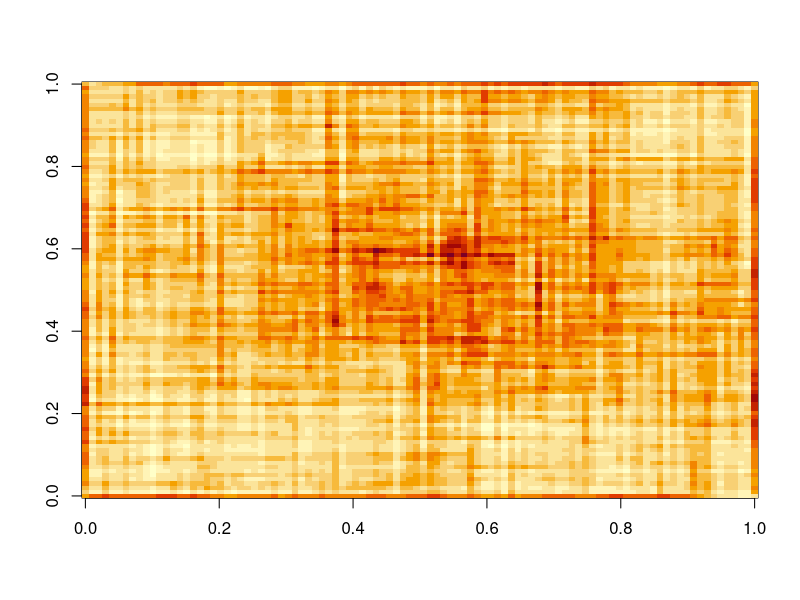
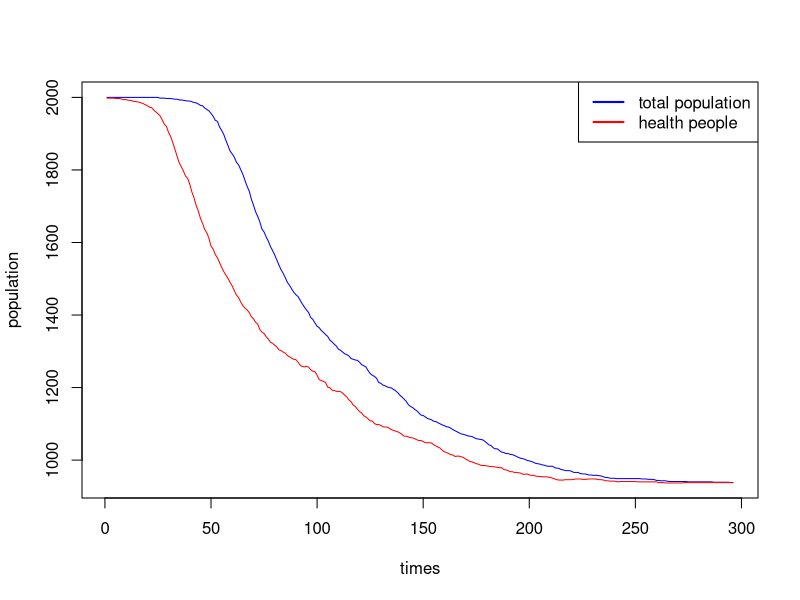
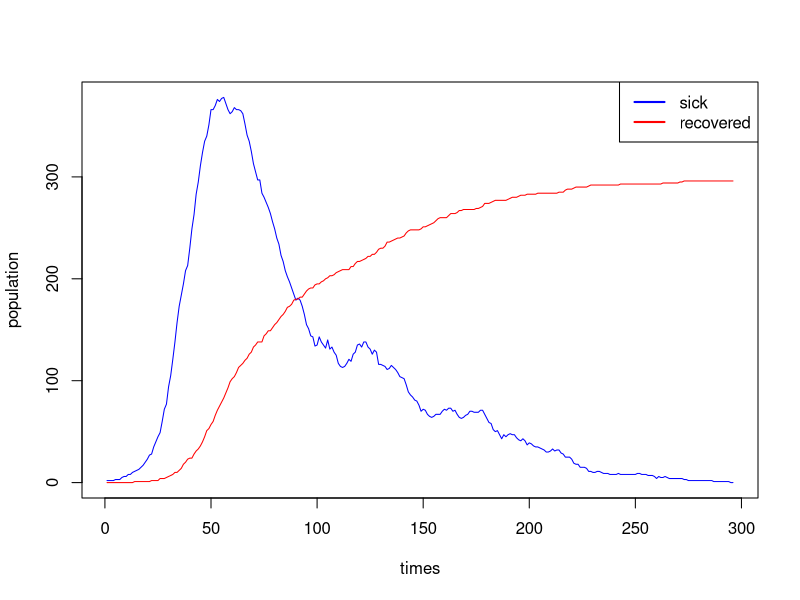
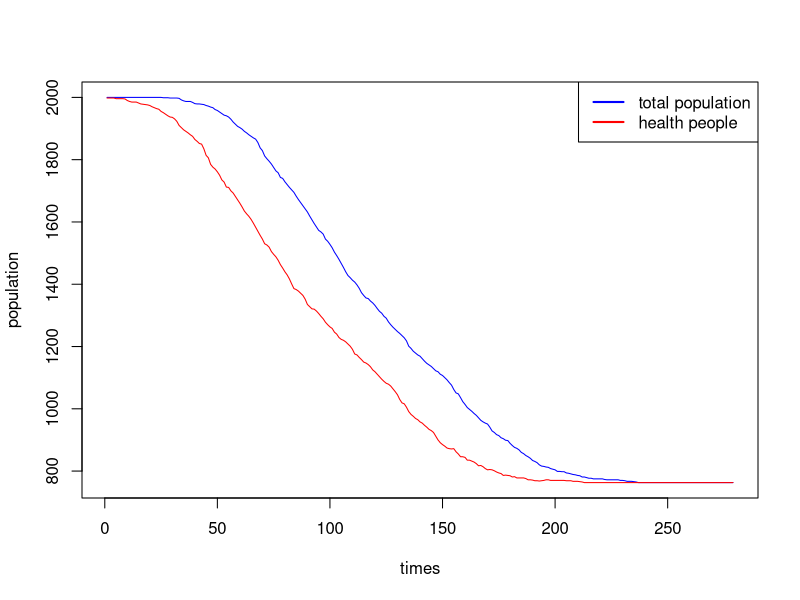
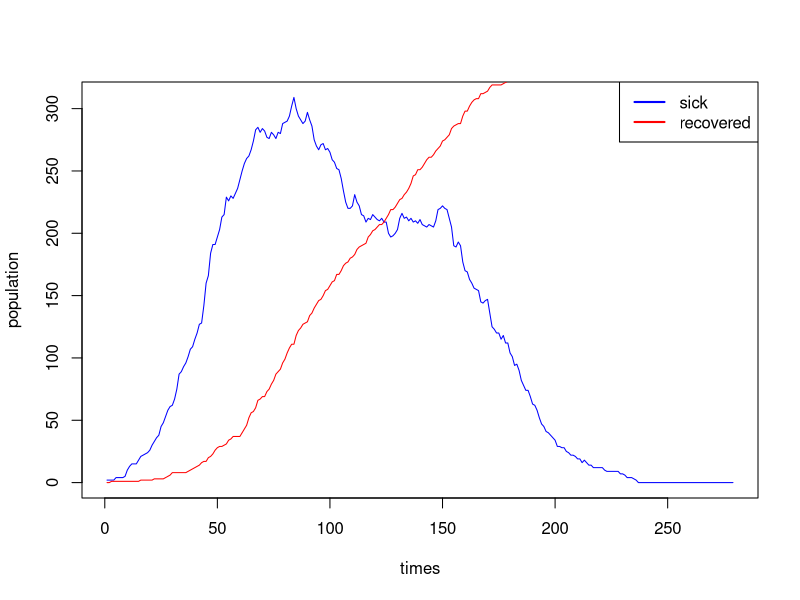
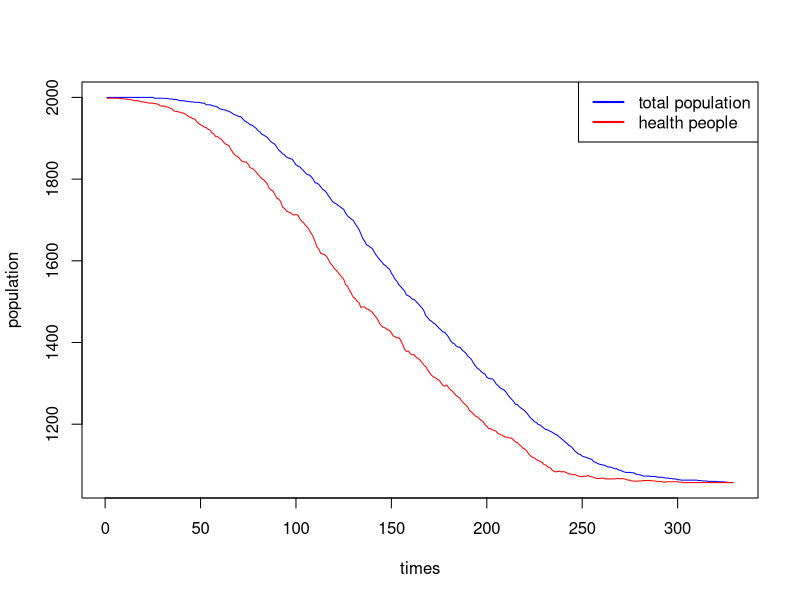
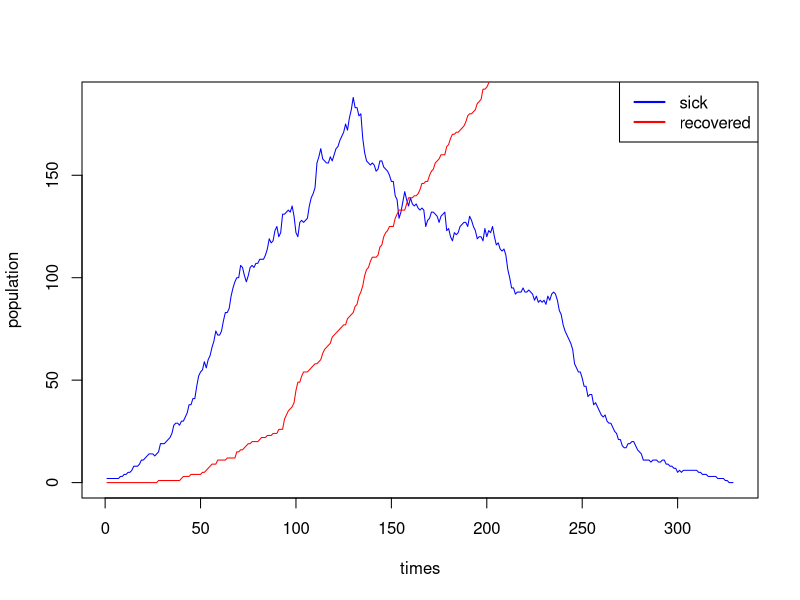
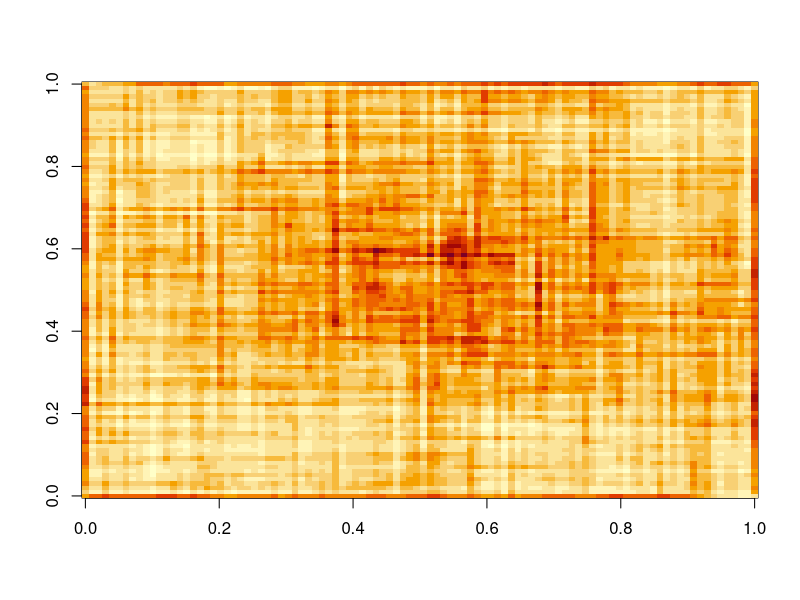

Reproduce these figures in R, in order.
a = cbind(c(41,60,59,67,61,60,62,60,62,61,56,63,64,66,62,59,65,58,59,53,54,48,45,49,50,51,54,54,56,48,49,58,52,54,54,60,54,54,50,52,55,55,59,59,57,53,49,55,59,61,60,63,64,56,53,53,51,61,53,45,46,52,47,56,48,52,53,55,57,58,56,58,59,52,55,50,56,62,63,63,59,60,61,59,59,68,63,61,57,56,53,41,37,27,22,26,19,14,14,25),
          c(31,17,15,30,18,14,21,14,17,16,8,15,14,24,18,11,21,17,26,18,26,18,11,18,16,13,17,15,23,16,16,28,13,18,20,32,23,29,22,24,22,14,25,28,26,22,17,28,33,31,29,35,38,28,22,25,22,40,32,25,26,31,17,34,19,24,21,22,22,23,18,20,25,20,27,17,14,15,15,18,13,18,25,20,18,34,19,21,19,22,37,29,36,23,14,26,21,16,17,45),
          c(40,21,20,36,25,21,32,23,25,25,17,24,25,35,31,25,34,33,44,36,39,28,24,28,27,24,27,25,28,21,21,32,21,25,27,39,33,39,32,38,38,35,38,39,37,31,22,34,34,32,26,32,30,25,19,24,16,36,25,15,17,22,13,32,17,21,15,18,20,23,17,18,25,21,27,17,16,16,16,19,14,19,26,19,18,34,19,26,24,28,44,34,43,28,20,32,28,21,24,49),
          c(49,28,29,44,33,28,39,28,30,31,27,34,36,41,38,30,36,35,38,30,34,26,29,30,26,25,28,33,35,29,25,34,23,30,29,38,33,38,25,27,36,32,38,43,41,42,33,44,43,43,37,44,40,39,32,33,28,46,30,18,16,20,12,29,15,23,20,22,26,30,24,25,33,29,38,28,25,27,27,32,25,32,35,25,30,45,27,33,26,33,51,40,44,29,17,28,27,19,22,48),
          c(44,19,21,33,23,22,28,18,20,17,12,20,22,26,29,22,31,33,35,28,32,24,28,24,17,17,15,23,23,20,20,28,18,27,24,32,27,35,22,23,29,22,23,27,31,38,25,39,43,43,35,43,38,37,30,30,28,49,34,27,26,31,23,39,22,26,25,28,34,35,30,31,36,33,34,27,18,19,19,23,17,26,29,19,23,35,21,27,20,24,47,37,37,27,22,33,31,23,25,47),
          c(43,14,17,27,19,19,29,19,21,16,11,20,22,25,30,20,29,31,38,36,36,28,36,36,30,32,28,33,32,24,27,36,27,35,31,33,27,39,24,26,33,30,33,37,30,34,21,34,36,45,35,48,37,33,29,30,28,43,25,21,20,26,18,35,23,28,24,26,29,27,24,26,29,31,31,31,24,25,24,27,21,30,32,22,26,37,25,31,25,29,55,38,38,30,25,33,33,24,31,54),
          c(44,12,15,24,17,19,26,16,20,15,10,15,18,21,20,12,20,27,27,21,24,19,22,24,18,19,17,24,23,19,20,30,19,28,23,29,25,37,22,24,32,27,28,37,29,32,19,29,36,38,27,39,32,27,20,24,27,40,23,18,16,21,13,32,21,24,17,19,23,22,20,22,28,28,29,22,14,15,15,18,10,20,22,13,21,31,18,23,17,21,46,28,29,18,12,19,21,11,17,47),
          c(51,21,23,32,24,23,30,20,23,15,10,15,22,22,26,21,24,34,37,32,25,20,23,25,22,24,22,29,27,22,20,29,19,26,22,26,24,34,18,21,25,21,23,25,22,25,14,22,34,40,31,48,39,32,28,34,37,54,43,37,33,37,27,47,38,42,36,36,36,32,31,33,40,31,37,30,22,20,17,22,17,27,30,21,28,33,20,27,21,28,53,39,41,30,24,31,33,22,23,52),
          c(57,25,32,38,31,29,37,28,34,26,18,22,30,21,23,20,25,33,31,29,26,21,22,23,19,19,17,25,26,22,21,33,17,25,24,28,26,37,23,27,31,30,30,34,30,29,17,25,30,39,26,45,41,32,25,27,30,44,30,24,23,30,23,36,27,32,26,33,32,26,27,29,35,28,35,28,22,22,22,29,22,32,35,25,34,41,29,38,31,38,52,37,37,22,17,23,25,18,20,54),
          c(58,23,32,34,26,26,35,24,31,29,22,28,42,32,33,31,34,41,32,33,30,26,27,28,28,30,29,37,38,34,29,38,26,30,28,31,29,37,24,29,30,27,29,35,34,38,26,34,41,50,35,51,47,35,28,30,30,43,33,25,22,27,16,27,19,27,21,26,29,22,25,27,31,26,35,30,24,25,25,35,25,34,39,26,26,33,19,28,20,27,38,34,38,25,19,24,25,19,19,54),
          c(56,18,27,27,20,19,29,16,21,18,9,15,29,19,18,16,22,28,22,26,23,20,22,23,21,19,18,25,24,24,25,34,26,26,28,29,30,36,25,32,31,32,35,41,39,37,24,32,41,50,35,55,55,42,37,36,37,48,28,19,19,25,18,31,24,31,23,30,30,23,21,24,27,21,30,25,16,17,17,28,16,26,33,19,26,31,18,28,21,29,34,31,36,24,18,25,25,23,21,55),
          c(55,19,28,29,25,24,31,20,22,17,11,17,29,20,20,13,21,24,17,21,19,15,17,17,16,17,13,19,20,20,20,25,15,16,23,24,22,27,16,22,20,19,20,27,25,23,12,24,30,35,20,38,34,25,21,22,19,41,31,21,21,30,14,27,17,28,20,22,25,22,23,27,28,23,33,31,22,23,23,31,20,30,38,25,32,36,23,31,24,30,34,34,38,24,19,26,26,20,18,55),
          c(53,17,26,26,24,21,25,16,19,18,10,14,25,16,14,10,20,25,19,25,26,18,19,18,18,19,15,21,22,23,21,29,18,16,20,24,21,26,15,21,19,20,22,27,26,22,12,22,27,34,15,35,31,28,22,23,21,38,29,16,10,25,10,24,15,25,17,20,25,21,20,23,27,24,37,26,18,21,19,29,25,32,39,29,34,41,24,34,27,37,38,35,39,22,19,26,27,24,22,61),
          c(63,31,43,37,43,35,39,27,31,27,20,25,31,23,18,12,22,28,17,22,28,23,23,21,20,21,17,22,21,20,20,30,17,16,19,23,22,29,20,25,23,23,26,32,30,24,12,22,29,31,12,33,30,28,21,19,18,30,30,17,14,29,15,25,16,26,22,25,27,24,20,24,30,29,49,34,27,29,19,26,19,26,30,21,22,32,16,26,18,27,28,27,34,18,13,18,23,19,15,59),
          c(56,12,27,19,31,19,28,14,23,21,15,21,29,29,25,20,29,35,28,28,32,26,21,20,20,25,20,27,29,29,31,39,23,22,26,31,28,33,21,27,25,28,30,33,32,35,24,35,40,42,31,51,47,45,38,44,40,47,48,36,33,50,32,43,31,33,29,31,34,31,24,28,32,30,49,30,22,29,24,30,23,30,32,22,23,35,21,33,26,40,43,39,46,30,26,30,39,29,25,64),
          c(62,25,41,31,42,30,41,27,33,29,24,30,39,35,30,26,36,40,28,28,36,30,31,29,27,34,26,33,34,24,21,32,19,17,24,30,24,31,20,25,28,30,32,37,33,38,17,26,28,35,18,46,40,37,28,33,24,29,30,17,14,31,12,23,17,22,16,20,28,21,17,18,22,24,39,21,13,22,15,21,16,24,30,22,23,33,17,30,21,34,32,30,38,22,21,21,36,25,23,66),
          c(63,28,41,28,35,20,33,19,25,23,17,21,32,27,24,21,32,36,22,20,28,23,22,18,17,25,18,25,26,22,25,37,20,18,19,24,20,25,12,17,17,19,21,25,21,31,20,31,33,39,20,45,36,36,26,34,21,30,26,10,7,27,11,24,20,25,16,18,26,18,13,14,16,19,37,19,12,19,12,18,13,20,25,17,18,27,13,26,17,30,28,28,36,22,20,20,33,21,19,68),
          c(57,19,33,19,23,10,26,12,18,18,11,14,23,18,15,11,22,27,14,14,22,19,20,13,12,20,12,23,23,19,26,37,19,26,22,30,26,32,19,22,24,22,29,29,25,31,13,28,26,29,8,36,24,25,15,21,10,21,23,7,4,22,4,17,12,18,11,16,22,19,19,19,21,22,42,24,16,27,20,27,23,30,35,28,33,39,27,41,31,43,41,49,57,44,37,40,54,38,33,75),
          c(57,22,37,25,28,15,28,13,19,22,16,21,29,25,22,18,30,37,26,25,33,32,31,23,22,30,20,31,29,26,35,39,23,25,26,32,27,32,20,23,24,25,33,38,34,43,24,38,40,41,22,54,42,40,29,38,25,37,37,24,25,38,19,31,24,30,26,32,36,28,32,35,41,36,52,31,25,38,28,38,33,38,42,31,38,46,31,46,35,47,40,44,52,36,29,34,45,35,33,71),
          c(60,29,47,34,40,29,44,30,36,36,24,27,37,32,31,27,42,43,29,26,36,34,34,25,25,33,25,39,38,29,38,36,26,28,32,35,28,33,23,24,27,27,32,31,31,35,15,27,34,39,22,54,43,42,35,38,24,31,35,22,17,37,22,37,29,38,38,42,35,20,20,22,33,30,48,28,23,35,26,37,25,27,34,24,29,35,20,35,25,37,34,39,47,31,25,32,40,29,34,68),
          c(53,16,32,18,18,7,24,9,14,19,10,14,28,23,23,17,33,32,19,17,29,21,21,15,14,19,12,24,23,21,27,24,17,17,20,23,20,26,16,18,17,19,27,31,25,32,15,26,32,36,14,45,30,33,25,33,21,30,32,14,6,27,15,31,12,20,18,26,25,13,13,13,23,20,34,18,13,25,19,33,18,20,30,19,23,34,18,37,24,31,26,27,39,21,15,23,29,20,24,62),
          c(54,20,40,31,28,15,32,20,23,26,15,15,28,25,24,16,33,31,18,16,29,21,23,15,15,22,17,30,29,22,24,21,14,14,19,22,19,27,14,18,17,18,25,26,21,26,10,19,27,35,15,47,30,39,28,29,21,30,35,20,13,36,27,44,23,32,32,41,39,29,29,29,37,30,45,28,20,30,23,38,22,23,31,23,27,38,21,43,26,35,30,30,45,29,23,31,37,26,28,72),
          c(72,37,56,45,45,35,45,36,43,48,35,34,45,43,40,34,48,46,34,33,44,36,39,30,31,45,40,49,47,48,50,48,40,39,44,47,41,43,29,30,30,29,33,35,32,36,23,29,39,46,24,58,42,47,37,40,34,42,51,35,27,45,31,44,27,32,30,40,40,29,28,28,40,31,47,30,24,41,38,49,32,30,38,29,33,44,28,48,33,40,37,38,52,32,24,32,37,26,24,74),
          c(66,9,31,23,24,14,18,9,16,21,11,10,21,19,16,14,26,27,18,14,27,22,20,13,11,27,19,26,25,37,33,34,25,25,29,35,40,46,33,33,32,35,36,34,38,41,29,37,45,51,23,50,40,46,39,38,36,36,45,30,28,46,34,42,28,34,32,41,36,28,25,27,40,30,47,29,27,42,43,56,38,33,38,30,35,43,25,49,36,44,41,43,57,42,35,42,44,35,30,78),
          c(70,14,37,27,27,18,20,13,19,25,11,12,28,25,20,18,28,29,24,17,32,25,28,17,16,32,25,32,26,29,25,28,20,20,24,31,33,33,21,21,20,25,24,20,25,29,16,26,33,44,20,46,37,45,43,43,42,44,50,38,35,45,32,44,29,31,26,34,30,22,18,16,30,25,39,26,20,30,33,42,24,26,36,27,31,40,24,51,35,45,44,48,58,44,33,43,44,39,33,79),
          c(72,19,45,32,33,24,27,19,23,32,18,19,32,29,24,23,29,35,26,19,33,29,31,16,15,28,23,30,26,31,29,32,22,23,26,31,37,40,31,30,29,35,34,27,32,35,22,31,38,52,26,51,46,43,40,42,38,44,46,38,40,53,47,61,44,46,41,53,53,41,40,41,45,43,45,35,29,35,39,53,35,32,40,29,37,49,36,56,37,40,35,41,49,41,25,39,34,29,23,72),
          c(73,21,48,31,34,26,29,21,25,34,19,20,32,30,27,26,34,44,36,28,46,45,46,32,34,48,46,49,46,51,50,48,40,38,41,40,45,49,36,36,39,39,47,45,44,50,36,39,53,61,30,56,59,42,33,36,36,36,39,25,35,45,38,52,47,50,44,57,63,47,42,45,48,49,51,49,33,40,42,49,32,30,37,27,30,38,23,42,23,30,26,30,35,34,18,33,24,23,18,69),
          c(69,18,47,29,36,28,33,28,33,42,27,30,41,38,37,32,36,47,47,39,58,48,49,34,30,47,49,50,43,42,41,38,34,38,45,38,45,47,33,32,32,31,41,37,33,37,20,24,42,56,34,53,64,48,38,44,44,41,45,34,40,47,32,34,29,35,28,42,47,37,35,38,43,42,37,40,25,34,40,46,25,21,30,22,29,36,24,43,24,29,28,36,42,43,28,43,33,32,26,74),
          c(67,28,51,32,39,25,30,26,28,39,30,30,39,37,40,36,40,42,41,27,50,36,44,30,28,44,40,37,34,35,40,34,29,34,40,30,42,43,32,31,29,27,37,37,33,38,26,27,45,58,33,49,59,47,36,44,48,41,34,27,32,50,39,42,40,42,29,43,53,45,38,37,43,45,45,49,32,42,46,51,39,31,39,31,37,44,30,48,31,34,32,41,43,43,24,39,30,34,28,70),
          c(54,13,36,15,29,13,19,14,15,21,11,10,16,16,19,16,22,26,24,11,34,23,33,25,25,35,32,30,29,28,33,28,28,39,36,24,32,36,27,30,27,25,36,36,28,33,26,26,45,53,23,50,56,41,35,38,55,45,42,33,32,54,36,39,34,33,24,42,51,41,33,29,36,39,37,40,23,38,49,49,39,34,41,31,40,48,33,45,26,32,34,48,47,47,27,42,35,39,33,71),
          c(58,28,48,30,41,24,30,24,28,35,29,24,30,29,31,30,38,41,36,27,49,33,34,25,19,30,31,30,26,30,37,31,31,45,36,32,38,38,30,34,38,35,44,46,34,33,24,20,35,45,20,46,48,27,22,23,42,30,30,26,25,49,30,32,31,30,17,37,43,28,24,23,30,32,27,33,16,31,35,33,24,22,34,25,32,46,29,43,27,32,33,48,43,42,28,43,33,39,33,67),
          c(54,23,38,23,40,25,32,26,30,34,24,24,32,31,34,34,41,42,44,35,56,38,40,27,26,35,37,42,38,43,44,41,42,56,45,37,46,42,33,28,30,21,29,39,27,30,25,25,39,51,28,49,51,35,33,33,54,43,50,38,34,61,51,58,51,58,44,62,74,60,48,44,52,60,44,48,33,48,45,46,35,28,42,27,29,43,24,39,33,36,34,50,44,44,28,44,27,33,25,57),
          c(50,15,31,13,34,14,20,14,18,24,17,18,26,24,24,25,29,26,29,18,37,25,29,21,22,27,26,33,27,26,30,24,26,40,31,24,35,32,29,23,26,19,24,33,21,24,19,25,43,51,34,47,49,39,49,48,69,62,58,48,42,59,56,58,45,51,38,55,53,46,36,36,41,45,31,42,24,40,41,43,33,29,45,35,37,43,22,36,28,34,32,43,43,44,27,47,31,39,31,58),
          c(47,12,31,14,39,18,23,19,24,32,24,25,34,30,29,31,34,32,30,25,48,30,34,19,19,25,27,31,29,32,38,34,33,48,40,31,41,45,41,39,44,31,39,39,29,31,30,37,41,45,24,45,47,38,43,33,47,48,43,35,23,40,43,45,35,38,26,46,41,43,34,39,41,44,35,36,19,37,38,38,29,27,41,27,32,38,21,30,22,27,27,32,37,40,20,39,24,29,23,54),
          c(53,23,41,23,51,32,33,26,28,35,26,26,34,35,32,34,35,33,33,32,55,35,43,25,24,33,36,43,39,37,44,36,36,52,52,36,44,46,34,33,43,30,42,40,36,40,33,44,44,52,32,53,54,49,56,44,57,65,63,63,45,52,52,55,47,50,47,54,50,53,41,52,51,58,48,45,30,50,56,53,45,41,61,44,48,50,45,55,46,51,52,59,57,59,37,52,36,44,35,57),
          c(49,8,29,12,39,21,26,19,19,27,20,22,30,32,28,32,33,30,31,30,51,32,38,30,32,34,36,40,32,36,47,33,36,48,55,37,47,48,39,38,41,30,38,32,27,27,25,39,37,36,17,38,37,34,41,29,45,59,56,50,34,40,47,54,38,37,35,44,38,45,27,44,34,40,34,36,24,39,40,35,25,23,44,29,34,35,27,37,28,36,33,47,43,46,25,46,31,44,35,56),
          c(49,13,33,16,43,23,26,21,22,28,20,20,28,35,34,38,40,40,37,35,54,39,40,35,33,36,41,44,32,35,43,30,33,44,54,33,46,43,33,27,33,34,43,39,35,33,32,48,41,47,33,54,51,45,51,41,56,61,55,43,30,39,45,53,41,48,47,58,47,55,41,59,51,53,48,52,44,51,51,48,35,25,49,36,36,36,25,34,26,33,28,37,32,38,24,43,30,43,32,52),
          c(51,19,39,22,49,28,38,32,34,38,30,28,36,37,36,42,46,45,39,32,53,40,40,41,38,43,48,51,36,41,53,48,44,49,54,34,47,48,46,39,46,42,52,56,51,53,53,71,61,64,45,70,67,60,68,55,76,72,70,71,62,62,70,69,51,58,47,62,56,58,40,56,54,61,56,55,41,45,49,46,36,29,44,32,33,36,27,40,32,42,40,49,42,38,25,40,32,45,31,55),
          c(57,27,46,30,57,33,42,38,37,40,35,33,38,40,37,43,50,49,46,39,58,47,45,40,34,40,56,58,51,54,62,49,40,46,61,44,60,62,59,56,66,57,67,60,53,48,41,61,44,50,38,64,64,68,76,59,72,76,74,63,47,51,60,52,36,49,40,56,47,55,40,56,50,44,36,35,29,39,36,34,25,23,41,36,35,39,30,43,34,43,41,49,48,44,32,48,39,54,40,62),
          c(54,17,32,17,43,18,28,22,22,22,23,17,24,28,24,27,36,33,30,22,39,33,30,28,29,30,50,41,34,36,40,42,32,36,46,26,39,49,34,22,43,33,42,42,38,36,35,60,55,54,39,60,49,49,50,28,39,50,48,44,35,33,52,51,33,51,41,63,53,61,50,61,58,55,51,50,40,59,53,51,40,35,48,41,37,37,28,44,32,42,34,41,46,40,26,44,33,49,33,62),
          c(51,18,34,19,41,22,33,27,23,24,24,18,24,30,26,29,38,37,35,25,44,37,35,32,37,35,53,55,51,50,53,56,40,47,56,33,44,54,40,28,45,37,49,48,47,46,47,60,56,58,42,64,49,49,54,44,55,65,64,42,37,33,59,64,43,58,44,62,45,52,35,50,58,52,49,50,47,64,59,58,46,44,61,54,49,49,40,59,45,51,40,55,59,53,43,52,36,54,45,69),
          c(50,19,35,19,36,24,32,27,24,27,28,23,30,38,31,35,50,48,47,37,61,50,48,39,45,45,55,53,44,45,50,57,39,50,54,37,50,71,57,34,46,38,54,44,43,41,40,54,51,58,33,61,43,46,50,40,52,68,64,51,46,36,53,46,34,51,40,70,47,55,40,57,62,55,53,59,53,59,58,62,45,46,51,49,43,40,30,52,34,41,34,44,42,41,36,45,29,39,34,59),
          c(52,19,39,22,36,25,32,26,24,25,28,24,30,38,27,32,42,40,40,27,54,37,38,29,33,36,52,48,40,40,43,62,47,57,53,43,58,78,55,42,53,45,63,56,57,58,61,70,65,69,43,71,57,55,59,59,64,70,58,51,50,37,50,44,34,47,35,64,36,45,26,43,39,36,40,43,41,44,44,42,26,29,30,30,23,24,13,40,22,27,21,30,30,30,26,32,18,31,33,60),
          c(58,28,52,31,46,33,44,36,30,33,35,33,37,43,37,38,46,39,42,30,48,32,35,24,30,30,47,38,35,33,33,47,33,49,50,40,56,75,49,36,51,40,64,53,56,57,54,58,56,65,46,64,61,54,52,45,52,67,56,58,53,45,55,52,43,56,44,71,44,57,38,57,56,53,55,63,47,50,54,52,38,34,35,35,34,32,22,51,31,38,34,50,53,55,57,57,43,54,52,68),
          c(58,24,46,28,43,31,44,35,32,37,38,31,35,44,39,40,49,49,44,39,60,47,46,35,44,47,61,49,56,50,50,62,48,60,57,45,58,67,46,36,51,38,54,36,35,39,40,48,46,49,35,60,55,59,51,45,55,66,49,58,56,40,48,39,26,32,28,53,26,45,30,52,46,45,49,53,39,45,60,50,44,43,44,44,45,49,42,66,49,53,48,65,48,43,51,46,34,38,40,61),
          c(64,32,54,34,41,26,42,31,24,34,34,26,29,37,33,31,41,42,39,33,58,40,37,27,33,34,53,38,45,37,44,46,33,40,39,26,45,56,41,42,54,44,61,53,58,63,60,65,59,55,44,65,48,56,49,49,53,61,39,45,51,42,54,57,43,51,42,72,44,60,34,47,37,38,44,48,33,46,62,46,44,34,39,35,28,37,22,45,33,38,37,56,44,41,51,46,42,42,46,60),
          c(61,26,49,29,34,16,34,23,16,26,27,18,22,27,24,22,28,27,22,19,44,24,24,20,28,28,47,35,46,37,41,48,40,48,50,31,48,57,39,47,57,52,62,61,55,51,52,53,59,58,52,64,43,56,48,43,50,66,45,49,60,55,59,61,54,58,54,79,44,61,39,59,42,50,52,53,30,44,66,59,51,44,52,46,36,43,32,49,39,41,40,54,48,42,48,42,36,25,35,54),
          c(54,21,47,27,32,14,35,22,18,30,27,19,26,30,31,27,37,38,27,20,42,21,22,21,31,32,50,43,50,41,44,46,38,48,47,36,53,60,41,45,56,55,62,58,57,51,60,53,61,52,52,59,40,55,50,51,51,65,46,52,58,51,58,58,41,43,37,70,35,52,28,48,36,40,42,50,30,44,54,39,32,29,33,27,23,31,20,35,31,36,37,48,49,50,54,55,52,43,54,66),
          c(51,23,48,30,36,15,40,27,27,38,32,22,28,31,32,25,36,37,29,27,47,27,29,24,33,27,45,37,44,33,37,42,41,49,42,34,47,53,28,36,48,51,58,62,69,54,50,43,58,51,52,53,44,57,49,47,51,53,38,46,47,39,47,49,31,36,30,64,27,46,23,37,27,31,34,44,23,42,51,30,22,24,32,28,20,30,18,30,28,29,28,42,36,37,37,39,36,21,33,56),
          c(50,18,42,32,42,20,43,29,26,33,28,19,24,30,32,27,38,41,32,32,57,37,41,35,40,40,67,55,62,50,49,55,55,55,54,42,61,63,37,38,56,52,63,63,62,49,42,49,59,45,44,53,43,59,58,65,70,76,56,56,47,45,51,52,36,39,32,73,33,51,36,50,42,48,52,68,46,56,63,47,34,32,34,30,22,32,18,31,32,25,26,42,32,35,37,38,32,18,28,57),
          c(48,19,40,28,36,13,40,28,28,43,37,25,29,34,36,30,32,38,24,19,46,26,33,24,27,30,48,34,42,37,39,45,50,44,46,34,49,59,38,40,64,62,74,74,68,53,46,56,60,48,48,53,41,53,50,51,55,67,55,63,59,52,58,57,40,42,33,79,42,59,45,61,52,59,51,66,52,56,65,54,38,41,39,39,31,39,26,38,40,35,34,47,39,43,45,45,41,27,32,63),
          c(46,19,37,30,38,17,44,29,27,41,36,26,29,32,33,29,33,43,31,23,52,34,44,35,36,43,62,53,62,51,49,51,58,57,54,43,58,58,35,43,56,62,65,74,60,51,37,43,54,42,51,58,43,61,63,57,65,69,59,66,63,54,58,58,43,54,41,80,44,62,38,53,46,55,46,65,53,60,70,61,48,49,49,50,38,44,31,44,48,39,41,63,57,60,59,56,53,35,38,66),
          c(47,20,34,26,33,13,38,24,26,44,33,24,30,40,39,35,35,51,33,29,55,33,38,30,32,36,53,41,47,34,32,33,46,40,44,39,48,57,32,42,48,56,43,60,41,45,30,30,41,36,39,42,24,49,44,44,56,54,42,39,41,42,45,39,25,36,22,55,22,43,24,39,29,44,26,49,42,48,49,40,33,37,38,39,27,34,21,32,37,32,31,46,33,37,35,37,45,29,30,63),
          c(49,23,41,33,39,26,54,45,44,56,41,35,39,49,45,43,41,60,36,30,59,40,39,34,37,40,50,39,50,40,38,35,45,39,42,43,50,60,35,47,53,56,42,51,35,38,32,28,40,38,33,44,28,51,48,57,64,54,47,48,48,53,54,54,39,51,37,75,45,61,42,50,37,50,45,67,52,54,52,48,45,45,47,47,33,39,27,37,34,30,30,48,40,46,43,46,49,30,33,73),
          c(48,20,38,27,28,14,41,33,27,38,26,18,20,32,28,27,23,42,23,18,46,27,28,26,31,33,42,29,46,30,35,36,44,43,41,30,39,57,25,35,50,61,43,53,41,45,36,39,48,51,40,49,29,51,48,56,58,52,46,50,50,54,57,56,36,49,33,69,40,58,42,52,38,42,36,54,42,47,40,41,33,32,37,32,20,27,16,27,26,26,24,42,38,40,34,39,42,29,30,74),
          c(48,15,35,26,29,14,40,39,33,45,38,28,32,35,32,33,23,40,22,17,41,22,23,23,29,34,40,36,44,25,32,27,30,39,41,33,50,57,29,40,52,61,51,64,57,62,56,55,55,54,43,53,35,58,63,68,83,68,59,54,55,60,61,61,32,45,27,66,39,52,33,47,31,41,36,60,42,48,40,42,29,29,29,27,21,26,17,27,24,28,22,37,31,35,31,39,36,25,18,65),
          c(53,18,40,31,34,18,40,38,35,40,38,29,33,39,40,43,32,46,32,25,49,27,28,27,26,32,39,40,50,40,51,46,53,57,50,43,63,70,46,58,69,68,68,75,57,58,60,65,59,63,57,74,52,73,82,70,78,64,58,54,64,71,68,72,36,46,29,66,34,50,35,51,39,47,32,61,43,46,41,43,30,31,29,31,22,25,18,27,25,33,23,35,31,35,29,41,30,20,11,63),
          c(58,21,44,42,45,28,45,41,45,49,44,31,34,38,42,49,36,52,40,31,55,39,37,35,36,40,45,46,60,42,50,42,45,52,45,36,50,65,35,47,67,61,54,67,43,43,37,52,32,37,29,46,27,54,72,58,65,56,54,45,59,57,50,58,32,38,25,55,33,50,34,50,36,50,42,69,45,45,42,52,41,42,38,43,38,38,30,37,32,42,32,40,39,43,37,51,43,36,29,69),
          c(62,23,41,38,38,20,37,29,35,43,44,33,35,39,36,48,28,49,35,29,49,32,30,32,34,40,44,44,53,39,56,45,50,53,46,41,50,62,31,41,56,44,48,76,57,56,52,68,65,73,65,87,60,82,92,75,85,73,78,65,78,76,71,73,47,50,35,64,48,58,47,57,42,54,41,67,45,48,46,58,48,48,43,46,40,40,32,44,42,53,51,53,45,59,54,65,49,34,25,61),
          c(64,22,40,41,45,26,45,33,41,51,53,41,41,39,38,48,26,49,39,30,50,33,27,26,27,33,44,39,50,34,55,41,53,58,60,55,66,81,50,59,75,65,76,86,79,72,68,65,64,65,46,70,45,71,74,68,74,57,66,44,54,44,48,44,38,52,41,58,43,50,42,48,32,45,30,61,44,42,45,50,43,43,34,39,40,36,25,37,35,45,40,47,40,60,47,62,52,32,25,56),
          c(63,17,33,39,42,21,38,28,32,40,41,28,35,30,30,46,34,59,41,32,53,39,39,42,37,40,48,38,51,30,53,38,45,46,45,34,42,63,34,46,62,49,53,60,50,50,45,49,54,62,45,73,42,72,80,80,75,62,73,52,54,43,51,42,40,47,31,50,36,43,41,48,40,53,39,65,46,42,47,44,42,44,36,40,38,39,30,36,37,49,48,51,44,64,43,53,46,25,19,52),
          c(63,14,32,37,38,15,28,20,27,32,31,19,26,24,20,37,25,51,27,17,38,25,28,28,25,32,41,30,43,27,45,35,44,40,43,38,48,70,39,49,53,45,43,48,47,47,40,39,45,52,35,56,29,60,72,75,65,61,71,56,62,60,65,56,51,61,41,49,33,36,33,40,31,42,39,62,49,52,48,46,42,42,34,37,37,35,24,26,30,38,36,37,33,55,35,53,49,27,22,53),
          c(64,13,31,34,38,19,32,24,30,35,34,21,28,26,21,39,26,51,26,26,44,25,25,28,26,35,39,29,47,27,47,38,42,37,33,25,34,58,30,34,40,43,42,48,54,53,45,44,44,44,28,45,20,39,63,76,68,54,75,62,68,63,58,57,51,65,46,59,51,53,50,61,53,58,49,74,62,75,55,62,55,54,46,51,49,42,34,42,44,51,47,55,52,62,47,60,56,34,31,58),
          c(68,25,42,45,50,33,46,40,42,42,40,27,33,33,27,43,32,57,32,24,48,37,43,43,37,43,48,41,53,35,48,37,40,34,33,27,36,64,37,39,41,37,40,47,48,46,53,56,56,52,40,57,39,57,61,58,52,29,57,38,48,46,41,45,38,52,38,47,38,41,40,43,31,34,34,59,44,45,31,40,39,33,29,30,28,25,18,19,26,30,24,33,29,30,31,42,40,21,17,54),
          c(60,16,30,35,37,16,29,21,27,33,31,18,24,22,17,32,18,38,20,16,42,31,32,31,23,28,38,34,45,39,54,42,46,40,44,38,55,81,56,63,68,62,67,62,58,55,59,51,48,58,41,56,31,51,58,64,62,36,68,43,55,47,39,42,32,48,36,48,43,48,46,50,44,42,45,66,50,51,37,49,47,37,36,37,37,33,29,31,37,39,36,45,43,45,45,52,47,29,23,57),
          c(65,22,39,47,56,26,38,38,41,47,47,32,37,34,26,43,28,45,27,23,44,34,41,41,30,30,39,37,51,46,63,47,45,37,40,36,47,68,39,49,48,44,56,47,46,43,45,40,30,39,25,43,23,44,50,49,54,33,66,36,50,46,38,47,37,53,45,50,44,42,39,48,31,35,37,64,49,47,27,39,40,27,22,25,29,30,23,27,32,31,30,37,32,34,40,45,42,22,15,52),
          c(62,15,30,35,46,15,27,28,33,40,40,26,34,34,29,45,23,42,24,20,38,32,36,36,26,30,34,34,51,38,44,39,36,31,35,30,45,66,41,49,52,41,54,39,38,38,44,39,34,37,28,43,26,48,46,42,48,29,55,34,49,46,41,53,43,60,53,61,50,52,44,56,25,30,24,57,42,41,28,40,43,30,27,27,30,29,24,26,34,31,29,38,30,34,43,49,44,27,20,54),
          c(65,22,37,40,54,23,41,40,43,55,48,33,44,45,37,56,33,53,31,26,46,39,39,39,25,28,34,34,54,37,44,43,37,33,35,32,47,56,29,37,42,36,47,39,45,42,45,33,36,39,26,38,14,36,32,37,43,26,57,39,44,46,35,38,32,51,34,42,36,44,41,66,39,43,34,68,41,37,28,38,36,25,20,20,26,25,18,19,25,28,23,32,22,28,34,40,34,19,12,50),
          c(57,5,20,20,37,4,17,17,21,32,25,11,19,26,13,26,7,25,8,8,26,20,26,33,22,28,30,32,51,31,42,43,38,33,36,34,53,65,43,51,51,52,63,42,48,46,52,42,41,43,32,48,32,50,50,49,65,39,62,43,44,45,36,36,32,46,29,36,33,36,29,53,25,31,22,63,43,44,30,35,39,28,27,27,34,32,21,24,30,32,31,40,30,32,35,39,36,23,15,55),
          c(68,27,37,42,58,25,38,42,47,52,45,35,43,51,44,52,38,56,38,35,54,49,57,65,52,56,60,60,70,51,59,58,55,50,50,42,51,54,40,47,49,55,65,50,69,63,69,57,57,54,41,53,38,48,47,35,51,31,57,45,48,49,47,49,47,63,51,46,39,43,37,61,39,42,27,66,46,46,30,35,42,29,25,24,31,27,15,23,29,29,27,37,28,31,33,37,35,24,19,60),
          c(63,21,26,32,42,14,22,24,34,32,26,16,22,22,19,23,13,34,17,14,28,23,28,46,30,32,36,34,41,35,45,41,34,40,42,38,58,66,47,57,59,53,54,36,51,42,56,46,46,45,34,40,28,32,38,26,46,27,51,41,39,26,27,29,29,45,30,35,32,35,26,46,25,30,21,56,35,34,19,26,36,26,25,25,32,32,22,31,41,34,29,38,28,31,30,35,31,21,15,59),
          c(56,16,21,29,37,11,21,23,33,31,27,19,26,27,25,31,21,41,23,22,37,34,36,51,38,45,45,38,49,41,52,49,40,38,41,34,51,55,29,42,45,44,55,43,59,44,54,43,40,40,30,46,39,38,41,25,45,30,54,44,42,27,32,35,33,44,28,33,33,29,21,41,28,31,22,59,45,42,27,35,43,29,29,27,29,26,16,25,38,30,27,40,31,32,31,39,37,25,19,64),
          c(55,18,23,29,39,14,22,25,36,35,30,22,25,25,22,26,19,37,16,18,32,27,35,48,33,37,38,32,39,34,41,40,29,31,33,29,51,48,18,32,36,37,45,42,54,44,54,54,60,62,45,57,40,36,47,35,48,34,58,55,44,37,45,49,46,54,36,45,39,41,30,49,39,38,27,57,46,44,27,34,41,29,30,26,32,28,20,28,40,33,29,36,29,32,29,38,36,25,16,65),
          c(55,13,15,21,35,11,22,26,38,36,31,22,27,25,25,26,15,32,16,18,32,28,31,36,25,27,28,25,30,24,31,33,21,20,23,21,43,44,15,29,32,33,40,37,43,35,43,40,37,39,27,46,42,33,46,37,48,42,59,57,41,32,39,40,38,58,41,47,38,46,32,54,40,36,30,58,43,46,28,35,41,29,29,23,25,24,16,25,37,30,24,32,28,32,34,39,34,26,17,68),
          c(55,23,25,29,41,20,27,27,37,34,31,25,27,28,29,33,24,40,24,25,39,32,40,47,37,41,38,35,44,38,42,43,37,34,36,32,53,56,27,42,42,41,38,41,48,37,45,35,36,39,32,43,39,29,39,25,41,36,54,53,38,26,37,40,38,53,35,40,35,39,27,48,36,33,29,56,41,47,28,39,48,31,34,34,36,37,31,39,51,44,36,46,39,37,41,42,42,33,24,69),
          c(48,17,21,24,41,29,33,33,41,34,33,26,26,32,29,33,24,38,24,25,37,29,40,52,42,48,50,45,50,38,35,36,33,30,30,30,49,48,20,40,39,39,36,43,49,49,56,44,43,40,36,49,45,38,42,26,40,36,55,53,43,32,42,45,41,56,42,46,39,43,31,52,43,36,29,56,44,50,28,40,46,34,36,32,30,31,23,30,41,34,27,35,31,30,33,33,42,31,14,64),
          c(51,20,24,29,43,30,38,34,39,33,36,27,27,33,29,31,21,34,26,26,38,27,33,42,34,35,38,33,47,38,36,35,38,35,32,29,43,44,17,38,33,32,29,35,32,38,45,33,32,30,25,41,40,37,40,23,37,38,60,61,50,35,40,45,39,50,35,40,33,41,29,48,41,41,28,55,42,47,28,42,45,38,37,36,37,38,26,35,47,35,29,36,34,34,34,28,40,29,14,63),
          c(48,13,16,20,31,17,28,21,27,23,25,16,20,28,27,31,22,33,21,23,35,23,31,44,34,36,40,31,39,35,33,28,26,34,29,30,45,45,13,34,28,27,20,29,28,34,39,33,31,27,27,38,31,23,30,18,32,29,43,43,35,23,22,32,29,41,29,31,25,36,20,39,30,35,22,50,30,39,22,33,30,24,25,19,23,29,15,23,40,28,21,28,29,31,33,27,39,29,15,60),
          c(53,23,25,30,43,31,48,39,44,41,43,31,36,37,39,43,34,43,32,34,45,34,42,59,55,60,68,52,54,50,53,48,50,61,50,50,65,58,35,57,53,49,44,51,49,54,52,50,47,41,39,54,45,39,42,27,41,41,53,58,48,35,29,37,31,43,35,35,29,41,36,52,48,50,39,69,46,53,36,45,47,37,38,36,38,42,31,38,52,44,37,44,40,43,43,41,52,41,25,64),
          c(57,28,27,31,42,22,39,30,39,29,33,22,26,25,28,31,23,32,27,30,42,29,31,42,29,33,43,20,25,26,32,25,27,37,23,23,44,43,23,44,46,45,36,40,43,42,40,40,35,28,32,47,40,33,35,21,36,40,48,50,39,24,24,32,29,47,39,43,36,36,30,42,44,43,29,52,35,40,24,31,39,30,30,29,29,31,21,25,35,33,27,42,36,40,38,37,40,35,20,61),
          c(54,22,21,24,37,20,37,29,42,27,31,19,23,25,25,25,15,23,17,19,31,19,26,43,36,42,56,36,40,41,49,44,49,55,47,47,67,65,38,58,50,35,42,49,55,55,54,58,54,53,53,63,46,44,48,32,45,47,60,56,53,38,36,41,31,46,31,27,19,18,16,31,37,32,21,38,28,33,18,24,29,19,18,21,21,20,12,16,28,25,18,31,23,28,27,29,27,28,14,58),
          c(53,28,27,28,38,18,35,23,40,23,27,14,18,20,21,21,11,19,13,15,27,13,21,28,25,29,41,18,22,25,32,26,26,25,23,21,41,42,17,43,43,30,30,28,42,41,34,41,36,38,33,49,39,39,41,24,39,44,53,43,43,27,28,43,33,47,44,35,26,25,23,36,38,35,26,46,42,44,31,43,49,38,42,46,41,42,32,36,48,46,35,48,38,40,39,42,44,41,24,62),
          c(45,17,16,17,30,9,27,15,31,12,20,9,13,14,15,15,5,14,9,11,23,9,15,26,22,24,34,13,18,22,27,22,22,20,18,15,38,36,9,37,36,24,26,22,32,32,23,34,26,30,25,42,28,26,32,16,31,38,44,37,38,24,21,36,28,41,36,32,25,24,22,34,32,22,18,40,29,32,19,23,24,14,17,15,12,15,6,10,22,21,11,31,20,21,20,23,29,25,11,54),
          c(49,25,23,24,38,15,33,21,37,17,26,15,20,23,24,24,14,19,16,18,31,17,20,35,27,28,33,17,24,27,33,27,27,25,19,16,39,40,13,40,41,24,26,23,32,32,23,32,26,32,29,52,39,41,47,30,43,49,57,44,40,28,24,39,28,41,40,39,34,31,26,40,39,28,30,59,49,55,40,45,42,25,32,28,25,28,19,24,32,30,21,38,23,25,23,26,31,26,13,54),
          c(50,27,23,24,34,15,34,21,38,15,26,16,18,23,22,22,13,19,16,18,31,16,20,36,28,28,31,18,24,26,34,29,30,30,28,28,49,45,21,46,51,31,35,30,34,33,25,37,33,33,26,42,24,27,35,19,32,35,37,35,33,22,18,30,25,37,33,26,21,16,14,27,25,17,19,44,29,35,24,30,33,22,28,23,24,26,19,27,34,31,24,38,21,26,25,27,33,28,15,54),
          c(50,28,24,24,34,18,34,21,35,14,24,14,16,20,22,20,11,16,12,15,29,17,22,36,30,33,32,23,29,28,33,30,35,29,24,25,50,39,20,46,53,35,37,36,42,48,36,50,44,44,38,49,38,41,48,37,48,55,53,49,43,40,36,51,42,49,46,38,36,34,32,43,40,31,33,54,40,47,29,35,35,22,28,22,24,26,18,27,31,27,22,35,21,26,29,30,34,28,17,52),
          c(57,35,34,33,43,29,41,32,43,25,36,25,26,30,30,30,21,26,20,24,34,15,23,38,29,35,33,30,35,33,37,34,39,32,26,27,59,46,29,55,62,46,46,45,48,50,37,50,43,42,38,51,37,40,39,28,41,53,46,44,36,32,26,42,31,33,33,28,29,23,20,29,30,22,24,45,31,43,25,32,35,22,26,22,22,25,17,25,30,26,23,36,20,24,26,27,32,29,17,51),
          c(53,19,20,19,25,16,27,21,30,12,24,13,15,20,25,22,12,18,12,17,34,20,25,39,26,35,35,28,38,35,40,34,39,32,25,23,54,34,19,49,53,32,34,35,34,37,29,44,38,36,35,47,34,44,43,34,46,54,45,49,39,36,30,46,41,44,40,40,32,29,26,35,34,24,26,43,33,43,27,33,34,16,19,17,15,20,12,20,25,21,20,30,15,18,20,21,25,22,11,46),
          c(57,27,29,30,35,28,39,34,46,28,37,19,21,25,30,27,18,22,16,19,33,17,23,37,23,29,26,19,30,27,34,29,31,27,17,17,48,25,13,44,41,19,22,23,20,23,16,29,28,23,20,31,20,24,24,13,24,32,26,31,17,17,10,25,19,21,18,27,17,14,11,23,25,15,16,26,22,32,17,25,32,14,17,13,13,17,9,17,22,20,20,27,16,19,22,22,26,23,10,46),
          c(51,20,23,23,26,21,34,26,40,24,38,28,29,33,37,37,26,28,22,25,39,24,29,41,26,32,30,22,34,39,48,40,42,45,38,40,71,49,33,57,52,35,39,41,37,40,35,50,46,42,36,44,28,34,40,29,39,49,40,52,33,29,22,37,31,33,30,38,27,25,21,34,38,29,30,40,36,44,31,35,43,23,30,23,26,27,19,27,32,28,25,33,22,24,27,26,30,29,16,51),
          c(54,26,29,26,27,23,34,23,34,19,28,19,20,24,28,31,20,21,15,18,30,13,19,35,21,27,25,15,28,29,35,26,27,32,23,22,51,33,19,41,41,28,34,34,30,33,27,41,41,34,24,34,18,22,28,18,30,38,28,41,30,27,21,33,30,28,25,34,24,23,15,24,32,18,18,33,31,40,31,32,40,20,27,15,17,19,11,19,24,20,18,28,18,18,22,24,27,27,14,49),
          c(51,22,22,20,21,19,30,20,29,13,22,13,14,18,23,24,14,15,9,12,24,10,17,32,17,23,23,13,25,27,33,23,22,27,16,18,44,25,13,36,28,18,24,24,22,24,15,33,30,28,17,30,13,17,23,14,27,33,24,40,28,29,19,31,28,27,24,36,29,28,21,29,38,25,25,42,39,44,36,39,47,30,33,26,28,30,20,27,30,26,24,36,26,29,33,36,31,31,17,47),
          c(50,23,22,25,26,24,33,24,36,19,28,19,20,24,29,31,27,31,27,31,41,28,33,42,28,32,34,24,39,43,47,37,37,43,35,39,62,49,36,55,47,36,43,43,43,44,35,57,52,51,37,52,38,45,49,40,51,58,51,69,54,54,41,48,44,39,32,47,38,37,32,38,45,35,34,53,40,47,38,39,43,28,34,26,27,28,17,29,32,30,26,36,24,24,29,36,31,29,16,46),
          c(55,39,36,38,40,40,50,34,45,31,39,30,31,33,36,37,37,34,29,30,40,29,30,36,30,34,37,30,42,47,47,33,32,38,27,28,51,42,27,48,44,33,42,39,39,39,30,46,40,37,26,40,26,36,39,26,39,43,41,55,35,35,28,37,39,37,34,50,44,37,33,43,47,42,38,60,42,52,42,44,39,24,29,26,25,25,14,24,27,26,25,35,23,21,29,34,27,24,13,45),
          c(50,28,28,31,35,31,41,23,36,24,29,20,22,24,28,31,31,26,23,20,29,17,21,30,23,23,20,18,28,34,35,23,24,30,19,21,42,34,19,36,36,22,30,28,32,29,21,34,35,31,21,36,18,25,28,18,34,36,36,48,29,31,23,31,31,28,24,39,39,27,19,29,28,26,26,51,28,37,34,42,34,21,26,23,22,23,12,20,21,20,18,28,16,15,22,29,25,22,11,45),
          c(49,23,24,26,26,21,39,24,37,28,34,25,27,29,34,32,35,27,24,23,30,23,26,35,27,29,25,25,39,44,45,31,32,41,32,33,51,42,29,41,40,26,32,24,33,33,28,39,36,35,27,44,25,32,34,26,42,36,43,67,50,51,43,51,52,45,40,49,49,41,32,43,39,35,33,62,51,54,43,44,42,35,39,35,35,39,27,36,38,35,30,39,24,26,33,41,35,29,20,48),
          c(51,29,29,31,32,28,41,27,38,28,33,25,30,32,42,37,42,33,28,26,29,27,31,40,32,34,30,29,40,44,44,30,31,35,24,28,46,38,30,44,44,29,38,30,36,32,27,45,39,37,30,48,33,41,42,33,48,39,40,65,45,45,34,42,42,36,33,42,53,47,40,45,41,40,35,54,42,43,34,37,32,25,29,23,25,30,21,29,35,32,25,37,21,22,25,34,31,26,16,42),
          c(48,20,20,24,24,19,31,25,36,26,30,23,27,33,45,40,43,35,29,28,32,28,31,41,29,28,27,27,37,42,44,32,35,40,30,34,51,44,32,51,54,41,51,42,51,44,40,53,44,43,34,51,40,49,51,44,57,51,55,70,54,60,52,56,55,45,49,53,62,51,43,50,48,47,44,61,54,51,40,44,40,36,39,31,33,35,26,33,39,39,34,47,35,37,40,48,45,39,29,43),
          c(56,29,27,31,26,22,30,23,33,22,26,19,20,23,29,25,28,17,9,7,15,11,15,25,11,11,12,9,22,27,30,17,18,18,8,12,26,21,10,25,28,17,27,18,29,19,13,23,18,18,12,25,11,20,22,16,28,21,23,32,17,24,16,22,24,16,20,20,26,20,14,21,19,17,15,31,25,27,15,22,19,15,19,12,14,16,10,17,23,22,16,29,18,19,22,30,28,23,15,33),
          c(34,24,29,34,35,39,46,46,58,59,62,56,55,56,60,62,64,61,60,58,56,47,46,54,51,53,53,51,58,61,60,51,50,48,45,44,51,51,47,55,60,56,60,56,62,58,57,67,62,59,54,59,51,55,58,55,59,56,58,66,62,68,62,63,67,64,66,70,75,69,62,65,65,65,65,72,67,70,64,64,58,54,55,49,49,48,44,47,52,55,56,63,59,61,64,67,61,59,58,42))
  

image(a)        
## mode 0
b=c(2000,2000,2000,2000,2000,2000,2000,2000,2000,2000,2000,2000,2000,2000,2000,2000,2000,2000,2000,2000,2000,2000,2000,2000,2000,1998,1998,1998,1997,1997,1997,1996,1995,1995,1993,1993,1992,1991,1990,1990,1988,1986,1985,1982,1978,1977,1971,1967,1963,1956,1948,1937,1934,1919,1909,1898,1882,1867,1852,1844,1835,1821,1814,1801,1788,1771,1755,1742,1720,1703,1685,1672,1657,1637,1629,1615,1604,1589,1578,1566,1552,1538,1525,1515,1503,1490,1482,1472,1463,1456,1451,1441,1431,1422,1414,1407,1393,1388,1378,1369,1365,1357,1352,1346,1341,1331,1326,1320,1315,1306,1303,1298,1293,1291,1287,1280,1278,1276,1275,1270,1263,1260,1257,1247,1239,1234,1231,1226,1214,1212,1207,1205,1202,1200,1199,1195,1191,1186,1179,1174,1168,1162,1153,1148,1145,1140,1136,1130,1124,1123,1119,1115,1113,1111,1107,1106,1103,1100,1097,1095,1092,1091,1088,1084,1081,1078,1075,1072,1071,1069,1067,1066,1065,1062,1059,1058,1057,1056,1052,1047,1042,1040,1034,1031,1031,1026,1022,1021,1018,1018,1016,1015,1013,1010,1007,1005,1004,1002,999,998,996,994,991,990,989,987,986,984,983,983,983,979,978,977,974,973,971,971,971,969,966,966,966,963,962,962,961,959,959,958,958,958,957,956,954,952,952,950,950,950,949,949,949,949,949,949,949,949,949,949,949,949,948,948,948,947,947,947,946,944,944,943,943,943,942,941,941,941,941,941,941,941,941,941,940,940,940,940,940,940,940,940,940,940,940,940,939,939,939,939,939,939,939,939,938,938)
c=c(1998,1998,1998,1998,1997,1997,1997,1995,1994,1994,1992,1992,1990,1989,1988,1987,1985,1983,1980,1977,1973,1972,1965,1960,1955,1949,1938,1926,1920,1903,1892,1875,1857,1838,1820,1809,1797,1783,1777,1760,1739,1723,1702,1687,1667,1653,1636,1627,1612,1590,1582,1567,1558,1545,1532,1520,1510,1501,1490,1480,1467,1455,1448,1436,1426,1419,1414,1407,1395,1390,1380,1375,1360,1353,1349,1340,1334,1325,1322,1317,1312,1304,1302,1298,1295,1288,1285,1281,1278,1277,1270,1262,1258,1257,1259,1256,1249,1245,1244,1234,1222,1219,1217,1214,1201,1200,1193,1192,1190,1189,1189,1185,1179,1174,1166,1161,1152,1148,1140,1134,1130,1122,1119,1114,1108,1108,1101,1098,1098,1096,1092,1091,1091,1088,1084,1082,1080,1078,1075,1071,1066,1066,1064,1062,1061,1059,1056,1054,1054,1051,1048,1048,1048,1047,1042,1039,1036,1033,1027,1023,1021,1018,1015,1014,1010,1011,1011,1009,1007,1003,1000,996,995,993,990,989,986,985,985,984,983,982,982,981,980,979,979,974,973,971,968,968,966,966,965,964,961,961,962,959,958,958,956,955,955,954,954,954,953,952,950,948,946,945,945,945,946,946,946,946,947,948,948,948,947,947,947,948,948,948,948,947,946,946,945,943,943,942,942,942,941,940,941,941,941,941,941,941,941,941,940,940,940,940,940,940,940,940,940,940,938,938,938,937,937,937,937,937,937,937,937,937,938,938,938,938,938,938,938,938,938,938,938,938,938,938,938,938,938,938,938,938,938,938,938,938)
d=c(2,2,2,2,3,3,3,5,6,6,8,8,10,11,12,13,15,17,20,23,27,28,35,40,45,49,60,72,77,94,105,121,138,157,173,184,195,208,213,230,249,263,283,295,311,324,335,340,351,366,366,370,376,374,377,378,372,366,362,364,368,366,366,365,362,352,341,335,325,313,305,297,297,284,280,275,270,264,256,249,240,234,223,217,208,202,197,191,185,179,181,179,173,165,155,151,144,143,134,135,143,138,135,132,140,131,133,128,125,117,114,113,114,117,121,119,126,128,135,136,133,138,138,133,131,126,130,128,116,116,115,114,111,112,115,113,111,108,104,103,102,96,89,86,84,81,80,76,70,72,71,67,65,64,65,67,67,67,70,72,71,73,73,70,71,67,64,63,64,66,67,70,70,69,69,69,71,71,67,63,59,58,52,50,51,47,43,47,45,47,48,47,47,44,42,41,43,41,37,39,38,36,35,35,34,33,32,30,30,31,33,31,32,32,29,28,25,25,25,23,19,18,18,15,15,15,14,11,11,10,10,11,11,10,9,9,9,8,8,8,8,9,8,8,8,8,8,8,8,8,9,9,8,8,8,7,7,7,6,4,6,5,5,6,5,4,4,4,4,4,4,4,3,3,2,2,2,2,2,2,2,2,2,2,2,2,1,1,1,1,1,1,1,1,0,0)
e=c(0,0,0,0,0,0,0,0,0,0,0,0,0,1,1,1,1,1,1,1,1,2,2,2,2,4,4,4,5,6,7,8,10,10,12,14,18,20,23,24,24,28,31,33,36,40,45,51,53,57,60,66,71,75,79,83,88,93,99,102,104,108,113,115,117,120,122,126,128,133,135,138,138,138,144,146,149,149,152,155,157,160,163,165,168,172,173,175,179,180,180,182,182,185,188,190,191,191,194,195,195,197,198,200,201,203,203,204,206,207,208,209,209,209,209,212,212,215,217,217,218,219,220,222,222,224,224,226,229,230,230,232,236,236,237,238,239,240,240,241,242,245,247,248,248,248,248,248,249,251,251,252,253,254,255,257,259,260,260,260,260,262,264,264,264,265,267,267,268,268,268,268,268,268,269,269,270,271,274,274,274,275,276,277,277,277,277,277,277,278,279,280,280,280,281,282,282,282,283,283,283,283,283,284,284,284,284,284,284,284,284,284,284,285,285,285,287,288,288,288,289,290,290,290,290,290,290,291,292,292,292,292,292,292,292,292,292,292,292,292,292,292,293,293,293,293,293,293,293,293,293,293,293,293,293,293,293,293,293,293,293,293,294,294,294,294,294,294,294,294,295,295,296,296,296,296,296,296,296,296,296,296,296,296,296,296,296,296,296,296,296,296,296,296,296,296)

plot(b, type="l",col = "blue",ylab="population",xlab="times")
lines(c,type="l",col = "red")
legend("topright",legend=c("total population","health people"),col=c("blue","red"),bg="white",lwd=2)
plot(d, type="l",col = "blue",ylab="population",xlab="times")
lines(e,type="l",col = "red")
legend("topright",legend=c("sick","recovered"),col=c("blue","red"),bg="white",lwd=2)




## mode 1

b=c(2000,2000,2000,2000,2000,2000,2000,2000,2000,2000,2000,2000,2000,2000,2000,2000,2000,2000,2000,2000,2000,2000,2000,2000,2000,1999,1999,1999,1998,1998,1998,1998,1997,1992,1989,1987,1987,1987,1984,1980,1979,1979,1978,1977,1974,1972,1969,1967,1961,1958,1953,1948,1943,1941,1937,1930,1921,1914,1907,1903,1898,1891,1886,1880,1875,1870,1866,1855,1838,1829,1812,1803,1795,1786,1775,1764,1758,1743,1740,1729,1720,1711,1703,1695,1683,1672,1662,1652,1642,1632,1619,1607,1595,1584,1573,1568,1561,1545,1538,1528,1517,1503,1492,1480,1467,1454,1440,1428,1421,1413,1407,1398,1387,1373,1364,1356,1354,1346,1340,1332,1322,1313,1307,1297,1291,1279,1270,1262,1255,1248,1242,1235,1228,1218,1201,1194,1185,1179,1173,1169,1161,1153,1146,1141,1136,1129,1122,1119,1111,1107,1100,1093,1084,1076,1062,1051,1048,1036,1023,1014,1004,998,992,985,979,971,963,958,954,951,941,929,924,917,914,907,904,899,898,889,882,876,873,868,860,856,850,846,841,834,831,827,820,816,815,813,812,808,806,804,799,799,798,798,794,793,791,789,788,786,785,781,781,779,777,777,775,775,775,775,775,773,772,772,772,772,772,772,770,770,769,767,767,767,766,765,763,763,763,763,763,763,763,763,763,763,763,763,763,763,763,763,763,763,763,763,763,763,763,763,763,763,763,763,763,763,763,763,763,763,763,763,763,763,763,763,763,763,763)
c=c(1998,1998,1998,1998,1996,1996,1996,1996,1995,1990,1987,1985,1985,1985,1982,1979,1978,1977,1976,1974,1970,1967,1964,1962,1955,1951,1946,1941,1937,1936,1931,1923,1910,1903,1896,1891,1886,1880,1875,1865,1859,1852,1850,1835,1814,1806,1785,1776,1770,1761,1750,1735,1728,1712,1711,1700,1693,1682,1671,1660,1648,1635,1626,1618,1608,1596,1583,1570,1557,1545,1530,1526,1519,1505,1496,1488,1477,1463,1452,1440,1430,1417,1401,1386,1383,1378,1371,1364,1352,1335,1328,1321,1320,1314,1306,1297,1289,1278,1270,1263,1258,1246,1240,1229,1223,1220,1215,1208,1201,1191,1176,1173,1165,1158,1150,1147,1142,1135,1125,1119,1111,1103,1095,1088,1082,1079,1073,1064,1055,1045,1030,1019,1016,1005,991,982,976,969,965,958,954,947,941,934,930,924,912,900,891,885,880,874,872,871,872,862,855,846,846,844,835,835,832,829,824,817,818,814,808,804,805,804,801,797,794,792,786,787,786,785,781,782,778,778,778,778,776,772,772,771,769,769,768,769,770,772,772,770,770,770,770,770,770,770,769,769,769,767,767,767,766,765,763,763,763,763,763,763,763,763,763,763,763,763,763,763,763,763,763,763,763,763,763,763,763,763,763,763,763,763,763,763,763,763,763,763,763,763,763,763,763,763,763,763,763,763,763,763,763,763,763,763,763,763,763,763,763,763,763,763,763,763,763,763,763,763,763,763,763)
d=c(2,2,2,2,4,4,4,4,5,10,13,15,15,15,18,21,22,23,24,26,30,33,36,38,45,48,53,58,61,62,67,75,87,89,93,96,101,107,109,115,120,127,128,142,160,166,184,191,191,197,203,213,215,229,226,230,228,232,236,243,250,256,260,262,267,274,283,285,281,284,282,277,276,281,279,276,281,280,288,289,290,294,302,309,300,294,291,288,290,297,291,286,275,270,267,271,272,267,268,265,259,257,252,251,244,234,225,220,220,222,231,225,222,215,214,209,212,211,215,213,211,210,212,209,209,200,197,198,200,203,212,216,212,213,210,212,209,210,208,211,207,206,205,207,206,205,210,219,220,222,220,219,212,205,190,189,193,190,177,170,169,163,160,156,155,154,145,144,146,147,136,125,123,120,120,115,118,112,112,104,101,94,95,90,82,78,74,74,69,63,62,58,52,47,45,41,40,38,36,34,29,29,28,28,25,24,22,22,21,19,19,16,18,16,14,14,12,12,12,12,12,10,9,9,9,9,9,9,7,7,6,4,4,4,3,2,0,0,0,0,0,0,0,0,0,0,0,0,0,0,0,0,0,0,0,0,0,0,0,0,0,0,0,0,0,0,0,0,0,0,0,0,0,0,0,0,0,0,0)
e=c(0,0,1,1,1,1,1,1,1,1,1,1,1,1,1,2,2,2,2,2,2,3,3,3,3,3,4,5,6,8,8,8,8,8,8,8,9,10,11,12,13,14,16,17,17,20,21,23,26,28,29,29,30,31,34,35,37,37,37,37,40,43,46,52,56,57,60,66,67,69,69,73,75,79,82,87,89,91,96,99,104,108,111,111,118,122,124,127,128,129,134,136,140,143,146,147,150,154,155,158,161,162,167,167,170,174,176,177,180,181,183,187,189,190,191,192,197,199,202,203,205,207,207,209,212,215,219,219,221,224,227,228,231,233,236,240,246,247,251,251,253,256,259,261,261,263,266,268,270,274,275,277,279,284,286,287,288,288,294,298,298,302,305,307,308,308,312,312,313,314,317,319,319,319,319,319,320,321,322,322,322,324,324,326,327,329,329,329,329,331,332,332,334,335,336,338,338,338,339,339,339,339,339,339,340,340,341,341,341,341,341,341,341,341,341,341,341,341,341,341,341,341,341,341,341,341,341,341,341,341,341,341,341,341,341,341,341,341,341,341,341,341,341,341,341,341,341,341,341,341,341,341,341,341,341,341,341,341,341,341,341,341,341,341,341,341,341,341,341,341,341,341,341,341,341,341,341,341,341)

plot(b, type="l",col = "blue",ylab="population",xlab="times")
lines(c,type="l",col = "red")
legend("topright",legend=c("total population","health people"),col=c("blue","red"),bg="white",lwd=2)
plot(d, type="l",col = "blue",ylab="population",xlab="times")
lines(e,type="l",col = "red")
legend("topright",legend=c("sick","recovered"),col=c("blue","red"),bg="white",lwd=2)


## mode 2


b=c(2000,2000,2000,2000,2000,2000,2000,2000,2000,2000,2000,2000,2000,2000,2000,2000,2000,2000,2000,2000,2000,2000,2000,2000,2000,1998,1998,1998,1998,1998,1998,1997,1997,1996,1996,1995,1995,1994,1992,1992,1992,1991,1990,1990,1989,1989,1988,1988,1988,1987,1986,1986,1982,1982,1982,1980,1979,1978,1976,1972,1971,1970,1969,1967,1966,1963,1960,1957,1956,1953,1953,1948,1943,1940,1937,1933,1932,1928,1925,1919,1916,1910,1908,1905,1902,1896,1891,1888,1885,1878,1871,1867,1862,1859,1854,1852,1850,1849,1842,1835,1832,1830,1825,1820,1815,1811,1810,1806,1800,1791,1790,1787,1781,1775,1772,1767,1759,1753,1746,1742,1740,1736,1733,1729,1726,1717,1710,1706,1702,1699,1691,1684,1677,1666,1655,1648,1639,1637,1633,1630,1622,1614,1608,1602,1597,1591,1588,1583,1580,1570,1563,1554,1549,1541,1536,1531,1525,1516,1514,1511,1506,1505,1500,1495,1490,1485,1478,1466,1461,1455,1452,1448,1445,1440,1435,1431,1426,1425,1419,1413,1404,1399,1397,1391,1389,1388,1382,1378,1374,1367,1363,1358,1350,1343,1337,1334,1329,1325,1323,1315,1312,1311,1311,1305,1298,1294,1289,1286,1284,1279,1272,1266,1261,1256,1249,1248,1243,1239,1236,1232,1227,1221,1215,1211,1206,1204,1199,1198,1194,1190,1187,1186,1183,1181,1178,1175,1173,1169,1165,1161,1157,1153,1148,1146,1141,1135,1131,1127,1126,1122,1120,1119,1117,1115,1114,1108,1107,1104,1102,1101,1100,1099,1096,1095,1095,1093,1091,1091,1088,1087,1085,1083,1082,1082,1082,1081,1081,1078,1077,1076,1075,1073,1073,1073,1073,1072,1072,1072,1071,1070,1070,1070,1069,1068,1068,1067,1067,1066,1066,1064,1064,1063,1063,1063,1063,1063,1063,1063,1063,1063,1062,1062,1061,1061,1061,1060,1060,1060,1060,1060,1059,1059,1059,1059,1058,1058,1057,1057,1057)
c=c(1998,1998,1998,1998,1998,1998,1998,1997,1997,1996,1996,1995,1995,1994,1992,1992,1992,1991,1989,1989,1988,1987,1986,1986,1986,1985,1984,1983,1979,1979,1979,1977,1976,1974,1972,1967,1966,1965,1964,1962,1962,1959,1956,1952,1951,1948,1947,1941,1936,1933,1931,1927,1926,1922,1920,1914,1910,1904,1904,1900,1897,1891,1886,1884,1881,1872,1865,1859,1856,1853,1847,1843,1842,1842,1836,1828,1826,1823,1818,1812,1807,1801,1799,1794,1788,1777,1774,1770,1762,1753,1751,1745,1731,1728,1722,1719,1718,1714,1712,1713,1712,1703,1697,1693,1687,1682,1675,1667,1659,1647,1634,1628,1618,1617,1615,1611,1603,1594,1589,1582,1577,1572,1566,1560,1555,1542,1538,1528,1520,1511,1508,1501,1498,1486,1487,1487,1482,1481,1478,1474,1467,1462,1455,1445,1440,1437,1435,1431,1430,1423,1416,1414,1411,1412,1404,1394,1383,1378,1379,1372,1370,1370,1364,1361,1357,1351,1345,1341,1333,1326,1320,1316,1314,1310,1308,1301,1295,1293,1296,1289,1284,1281,1275,1270,1267,1263,1256,1251,1247,1242,1233,1230,1225,1220,1218,1214,1209,1207,1199,1195,1189,1189,1186,1185,1182,1177,1175,1173,1170,1168,1168,1166,1166,1161,1157,1155,1150,1146,1141,1139,1134,1127,1122,1119,1117,1113,1111,1109,1106,1101,1100,1095,1094,1089,1085,1083,1084,1085,1083,1084,1083,1081,1078,1078,1076,1077,1075,1073,1072,1071,1073,1072,1075,1072,1071,1070,1068,1067,1067,1068,1068,1066,1066,1066,1066,1066,1066,1067,1067,1066,1067,1066,1065,1063,1063,1061,1061,1060,1061,1061,1061,1062,1062,1062,1062,1062,1061,1061,1060,1060,1060,1059,1058,1059,1059,1059,1059,1059,1059,1059,1058,1058,1057,1057,1057,1057,1057,1057,1057,1057,1057,1057,1057,1057,1057,1057,1057,1057,1057,1057,1057,1057,1057,1057,1057,1057,1057,1057,1057)
d=c(2,2,2,2,2,2,2,3,3,4,4,5,5,6,8,8,8,9,11,11,12,13,14,14,14,13,14,15,19,19,19,20,21,22,24,28,29,29,28,30,30,32,34,38,38,41,41,47,52,54,55,59,56,60,62,66,69,74,72,72,74,79,83,83,85,91,95,98,100,100,106,105,101,98,101,105,106,105,107,107,109,109,109,111,114,119,117,118,123,125,120,122,131,131,132,133,132,135,130,122,120,127,128,127,128,129,135,139,141,144,156,159,163,158,157,156,156,159,157,160,163,164,167,169,171,175,172,178,182,188,183,183,179,180,168,161,157,156,155,156,155,152,153,157,157,154,153,152,150,147,147,140,138,129,132,137,142,138,135,139,136,135,136,134,133,134,133,125,128,129,132,132,131,130,127,130,131,132,123,124,120,118,122,121,122,125,126,127,127,125,130,128,125,123,119,120,120,118,124,120,123,122,125,120,116,117,114,113,114,111,104,100,95,95,92,93,93,93,95,93,93,94,93,92,89,91,88,89,88,89,87,91,89,92,93,92,89,84,82,77,74,72,70,68,65,58,56,54,54,51,47,47,42,43,43,38,39,37,35,33,32,33,30,29,29,27,25,24,21,21,18,17,17,19,19,20,20,18,16,15,14,11,11,11,11,10,11,11,11,10,10,11,11,9,9,8,8,7,7,5,6,5,6,6,6,6,6,6,6,6,5,5,4,4,4,3,3,3,3,3,2,2,2,2,1,1,0,0,0)
e=c(0,0,0,0,0,0,0,0,0,0,0,0,0,0,0,0,0,0,0,0,0,0,0,0,0,0,0,1,1,1,1,1,1,1,1,1,1,1,1,2,3,3,3,3,4,4,4,4,4,4,5,5,6,7,8,9,9,9,11,11,11,11,11,12,12,12,12,12,15,15,16,16,17,18,19,19,20,20,20,20,21,22,22,22,23,23,23,24,24,24,26,26,26,31,33,35,36,37,39,45,49,49,52,54,54,54,55,56,57,58,58,59,60,63,65,66,67,68,71,72,73,74,75,76,77,77,80,81,82,83,86,87,91,93,96,101,104,105,108,110,110,110,111,115,116,120,122,123,125,125,125,129,131,133,133,133,133,136,139,139,139,140,140,141,143,146,146,147,147,150,152,153,156,157,158,160,160,160,164,165,168,170,170,171,171,172,173,174,176,179,180,180,181,182,185,186,187,192,192,193,195,197,199,199,200,200,201,202,203,203,206,207,209,209,210,212,212,214,215,215,215,216,216,217,218,218,218,218,218,218,219,220,220,221,221,222,224,226,227,229,230,232,233,233,234,236,236,237,238,238,240,240,243,243,243,243,243,244,244,245,245,245,245,245,246,247,248,249,250,250,251,251,251,251,251,251,251,251,252,252,252,253,253,253,253,253,253,253,253,253,253,253,253,254,254,254,255,255,255,255,255,255,255,255,255,255,255,255,255,255,255,255,255,255,255,255,255,255,255,255,255,255,255,255,255,255,255,255,255)
plot(b, type="l",col = "blue",ylab="population",xlab="times")
lines(c,type="l",col = "red")
legend("topright",legend=c("total population","health people"),col=c("blue","red"),bg="white",lwd=2)
plot(d, type="l",col = "blue",ylab="population",xlab="times")
lines(e,type="l",col = "red")
legend("topright",legend=c("sick","recovered"),col=c("blue","red"),bg="white",lwd=2)


## low move


image(a)
